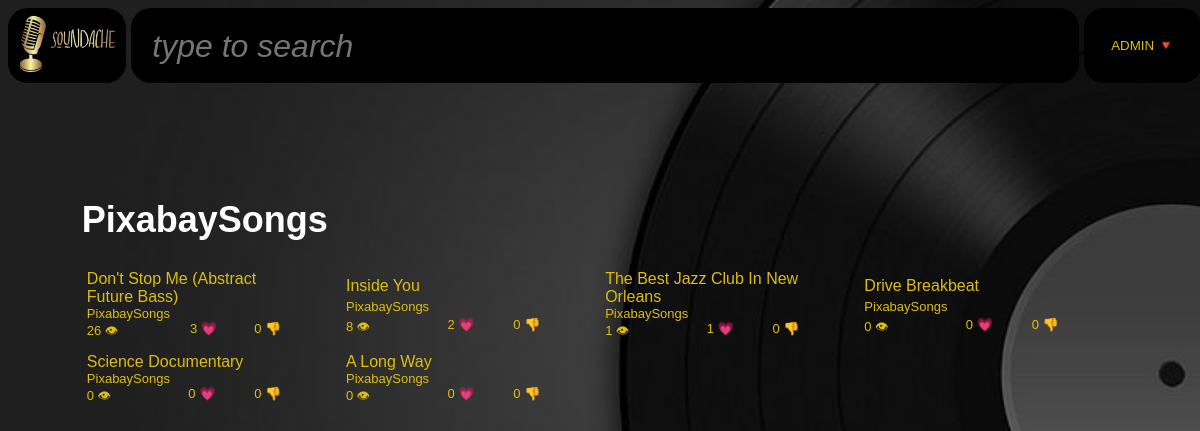
Screenshot of /user?id=4469204889385122594 (signed in) with the database file from the repository.
### main.py (models this page shows)
class User(db.Model):
    __tablename__ = "user"
    id: Mapped[int] = mapped_column(Integer, primary_key=True)
    email: Mapped[str] = mapped_column(String, nullable=False)
    passwordHash: Mapped[str] = mapped_column(String, nullable=False)
    likes: Mapped[list] = mapped_column(MutableList.as_mutable(PickleType), default=[])
    dislikes: Mapped[list] = mapped_column(MutableList.as_mutable(PickleType), default=[])

class Music(db.Model):
    id: Mapped[int] = mapped_column(Integer, primary_key=True)
    artistId: Mapped[int] = mapped_column(ForeignKey(User.id), primary_key=True)
    name: Mapped[str] = mapped_column(String, nullable=False)
    link: Mapped[str] = mapped_column(String, nullable=False)
    views: Mapped[int] = mapped_column(Integer, default=0)
    likes: Mapped[int] = mapped_column(Integer, default=0)
    dislikes: Mapped[int] = mapped_column(Integer, default=0)
    derivativeOf: Mapped[str] = mapped_column(String, nullable=True)

### main.py (the view)
@app.route("/user", methods=['GET', 'POST'])
def user():
    userID = request.args.get('id') or request.args.get('name') or session.get('email')
    if not userID:
        if request.method == 'GET':
            return render_template("user.html", has_songs=True, artistName='')
        else:
            return jsonify(error="Must either be signed in or provide a query string!"), 403
    for char in userID:
        if char.isalpha():
            userID = HASH_STR_64(userID)
            break
    if isinstance(userID, str):
        userID = int(userID)
    username = db.session.execute(db.select(User.email).where(User.id == userID)).scalar_one_or_none()
    if username is None:
        if request.method == 'GET':
            return render_template("user.html", no_such_user=True)
        return jsonify(error="No such user exists!"), 404
    songs = db.session.execute(
        db.select(Music.id, Music.name, Music.link, Music.views, Music.likes, Music.dislikes)\
            .where(Music.artistId == userID)
        ).all()
    if request.method == 'GET':
        return render_template("user.html", songs=songs, has_no_songs=len(songs)==0, artistName=username.split('@')[0],
                               no_such_user=False)
    songs_out = []
    for i in songs:
        songs_out.append({'id': i.id, 'name': i.name, 'link': i.link, 'views': i.views, 'likes': i.likes})
    return jsonify(username=username, userID=userID, songs=songs_out), 200

### templates/user.html (shortened to what this page needs)
{% extends "base.html" %}
{% block content %}
    {% if no_such_user %}
        No such user exists!
    {% elif has_no_songs and not artistName %}
        Nothing to show :( <br/> <br/>
        Wanna upload some cool songs?  Sign in (if you haven't already) and do it <a href="/upload">here</a>.
    {% elif has_no_songs %}
        <b class="red"><i>{{ artistName }}</i></b> has no songs, unfortunately.
    {% else %}
        <h1>{{ artistName }}</h1>
        <div class="song-grid">
            {% for song in songs %}
                <a class="songThumbnailGrid" href="/playback?watch={{song.artistId}}.{{song.id}}">
                    <span class="songTitle">
                        {{ song.name }}
                    </span>
                    <span class="artistName">
                        {{ artistName }}
                    </span>
                    <span class="views">
                        {{ song.views }} &#x1F441;
                    </span>
                    <span class="likes">
                        {{ song.likes }} &#128151;
                    </span>
                    <span class="dislikes">
                        {{ song.dislikes }} &#128078;
                    </span>
                </a>
            {% endfor %}
        </div>
    {% endif %}
{% endblock %}

### static/style.css (style rules this page uses)
body { background-image: url("background-image.jpg"); background-repeat: no-repeat; background-size:cover; color: white; }
a { color:rgb(220, 190, 20); text-decoration: none; }
.song-grid { display: grid; grid-template-columns: 1fr 1fr 1fr 1fr; }
.songThumbnailGrid { display: grid; grid-template-areas:'thumbnail thumbnail thumbnail' 'thumbnail thumbnail thumbnail' 'song_title song_title song_title' 'artist_name artist_name artist_name' 'views likes dislikes'; width: 75%; margin: 2% 2% 2% 2%; }
.songTitle { grid-area: song_title; font-size: medium; }
.artistName { grid-area: artist_name; font-size: small; }
.views { grid-area: views; font-size: small; }
.likes { grid-area: likes; font-size: small; text-align: right; }
.dislikes { grid-area: dislikes; font-size: small; text-align: right; }

### rows the page displays
User: email "PixabaySongs"
Music: name "Don't Stop Me (Abstract Future Bass)", views "26", likes "3", dislikes "0"
Music: name "Inside You", views "8", likes "2", dislikes "0"
Music: name "The Best Jazz Club In New Orleans", views "1", likes "1", dislikes "0"
Music: name "Drive Breakbeat", views "0", likes "0", dislikes "0"
Music: name "Science Documentary", views "0", likes "0", dislikes "0"
Music: name "A Long Way", views "0", likes "0", dislikes "0"

### other values shown
{{ session['email'].split('@')[0] }} "ADMIN"
